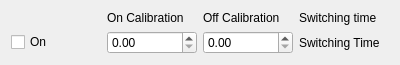
<?xml version="1.0" encoding="UTF-8"?>
<ui version="4.0">
 <class>SwitchWidget</class>
 <widget class="QWidget" name="SwitchWidget">
  <property name="geometry">
   <rect>
    <x>0</x>
    <y>0</y>
    <width>400</width>
    <height>61</height>
   </rect>
  </property>
  <property name="sizePolicy">
   <sizepolicy hsizetype="Preferred" vsizetype="Minimum">
    <horstretch>0</horstretch>
    <verstretch>0</verstretch>
   </sizepolicy>
  </property>
  <property name="windowTitle">
   <string>Form</string>
  </property>
  <layout class="QGridLayout" name="gridLayout">
   <item row="0" column="1">
    <widget class="QLabel" name="calOnLabel">
     <property name="sizePolicy">
      <sizepolicy hsizetype="Preferred" vsizetype="Fixed">
       <horstretch>0</horstretch>
       <verstretch>0</verstretch>
      </sizepolicy>
     </property>
     <property name="text">
      <string>On Calibration</string>
     </property>
    </widget>
   </item>
   <item row="0" column="2">
    <widget class="QLabel" name="calOffLabel">
     <property name="sizePolicy">
      <sizepolicy hsizetype="Preferred" vsizetype="Fixed">
       <horstretch>0</horstretch>
       <verstretch>0</verstretch>
      </sizepolicy>
     </property>
     <property name="text">
      <string>Off Calibration</string>
     </property>
    </widget>
   </item>
   <item row="1" column="1">
    <widget class="QDoubleSpinBox" name="calOnVal"/>
   </item>
   <item row="1" column="2">
    <widget class="QDoubleSpinBox" name="calOffVal"/>
   </item>
   <item row="1" column="3">
    <widget class="QLabel" name="switchTimeLabel">
     <property name="text">
      <string>Switching Time</string>
     </property>
    </widget>
   </item>
   <item row="0" column="3">
    <widget class="QLabel" name="switchTImeLabelLabel">
     <property name="text">
      <string>Switching time</string>
     </property>
    </widget>
   </item>
   <item row="1" column="0">
    <widget class="QCheckBox" name="SwitchButton">
     <property name="text">
      <string>On</string>
     </property>
     <property name="checkable">
      <bool>true</bool>
     </property>
     <property name="checked">
      <bool>false</bool>
     </property>
    </widget>
   </item>
  </layout>
 </widget>
 <resources/>
 <connections/>
</ui>
